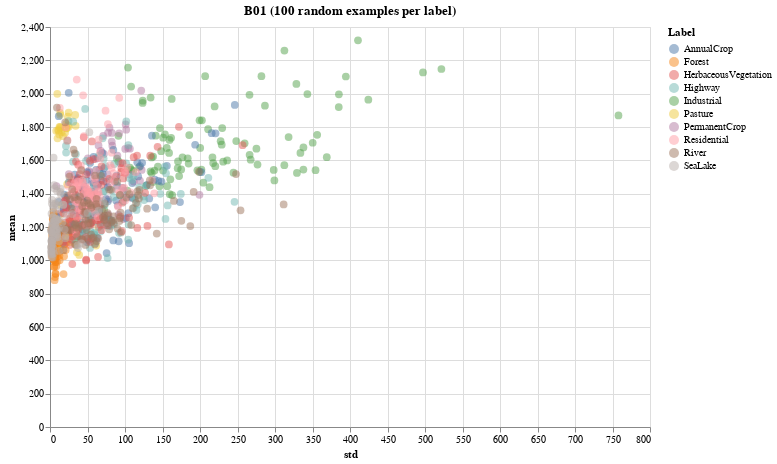

Notebook code for this chart:
### Code cell
figura['B01']

### Figure 1 — Vega-Lite specification as saved in the notebook (floating-point values rounded to 4 significant figures; data arrays with more than 128 entries replaced by an {"elided": "..."} marker saying what was removed)
{"config": {"view": {"continuousWidth": 400, "continuousHeight": 300}}, "data": {"name": "data-000509fd7ecfafbee94c24c3ee109c1f"}, "mark": {"type": "circle", "size": 60}, "encoding": {"color": {"type": "nominal", "field": "Label"}, "opacity": {"value": 0.5}, "x": {"type": "quantitative", "field": "std"}, "y": {"type": "quantitative", "field": "mean"}}, "height": 400, "title": "B01 (100 random examples per label)", "width": 600, "$schema": "https://vega.github.io/schema/vega-lite/v4.8.1.json", "datasets": {"data-000509fd7ecfafbee94c24c3ee109c1f": {"elided": "1000 records"}}}
